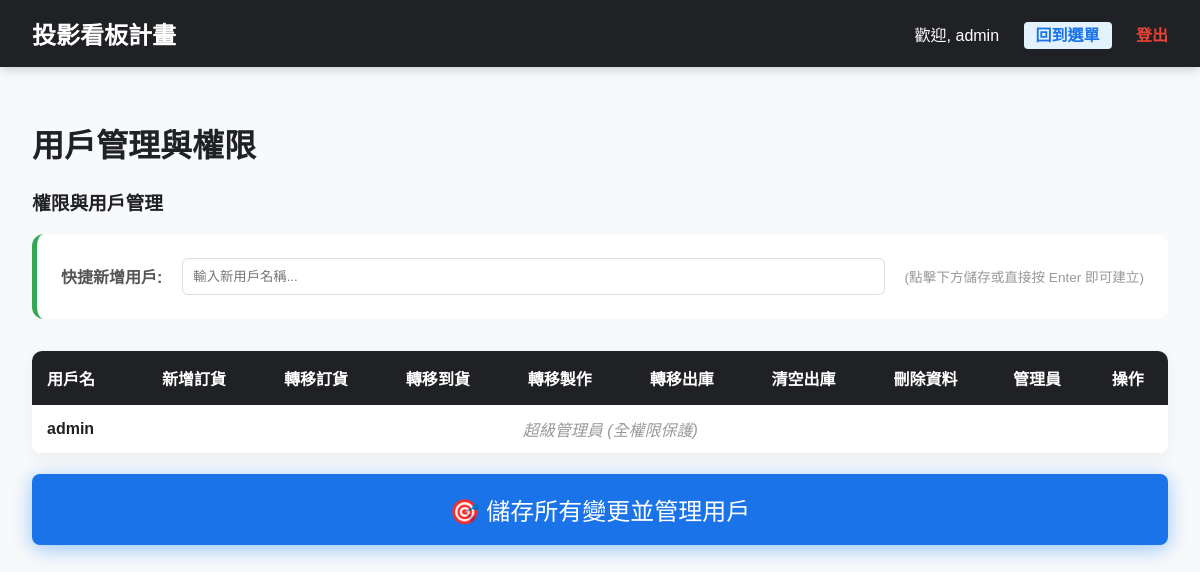
Page /users (signed in) on the earlier database version.
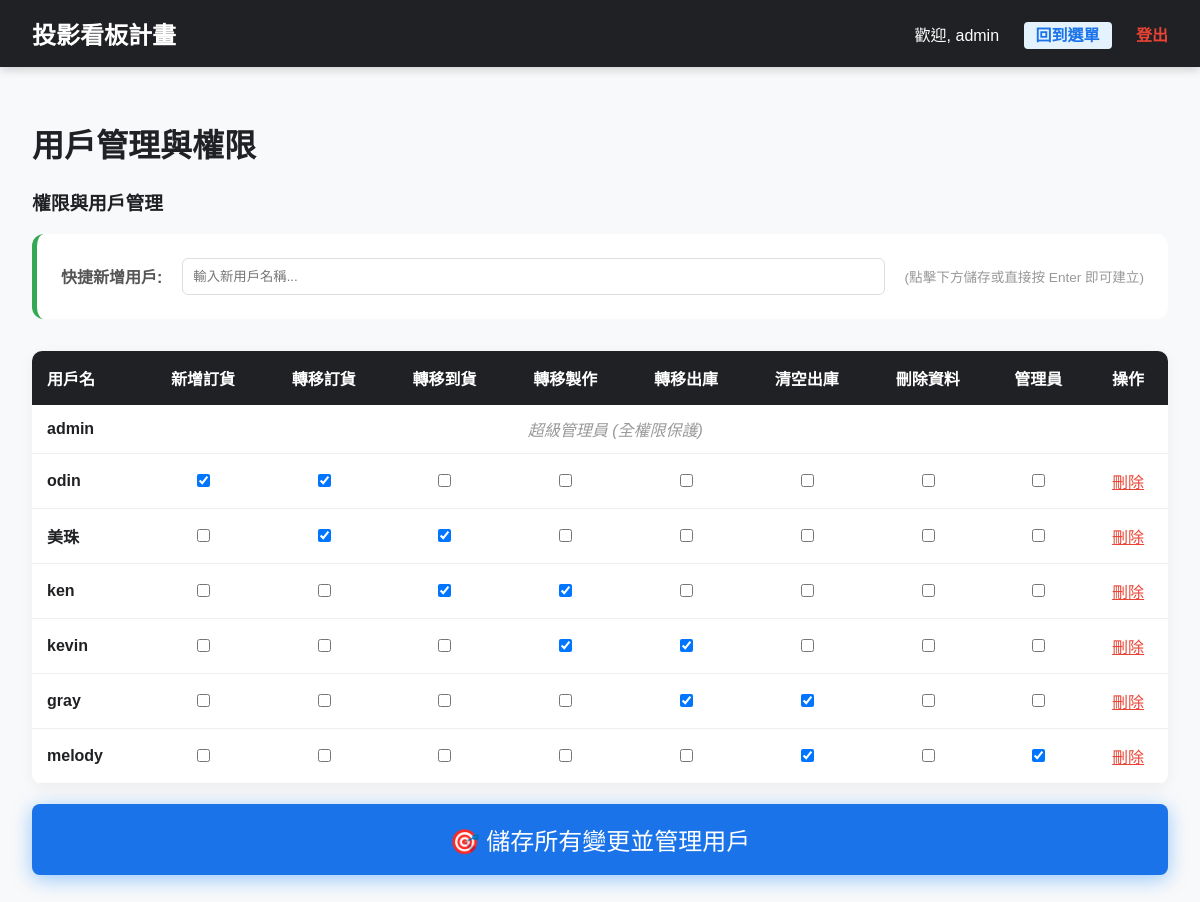
Same page on the later database version.
### models.py (models this page shows)
class User(db.Model):
    id = db.Column(db.Integer, primary_key=True)
    username = db.Column(db.String(50), unique=True, nullable=False)
    password_hash = db.Column(db.String(128), nullable=False)
    is_admin = db.Column(db.Boolean, default=False)
    permissions = db.relationship('Permission', backref='user', uselist=False, cascade="all, delete-orphan")

class Permission(db.Model):
    id = db.Column(db.Integer, primary_key=True)
    user_id = db.Column(db.Integer, db.ForeignKey('user.id'), nullable=False)
    can_add_order = db.Column(db.Boolean, default=False)        # 新增訂貨 (保留為獨立權限)
    stage_perms = db.Column(db.JSON, default={})
    can_clear_delivery = db.Column(db.Boolean, default=False)      # 清除最後一階段 (保留為獨立權限)
    can_delete = db.Column(db.Boolean, default=False)              # 刪除資料權限

### main.py (the view)
@app.route('/users')
def users_page():
    if not session.get('is_admin'):
        return "權限不足", 403
    users = User.query.all()
    return render_template('users.html', users=users)

### main.py (called while the page is built, shortened)
def get_config(key, default=None):
    config = SystemConfig.query.filter_by(key=key).first()
    return config.value if config else default

def get_inf_config(section, key, default=None):
    inf_path = os.path.join(os.path.dirname(__file__), 'config.inf')
    if not os.path.exists(inf_path):
        return default

def get_workflow_stages():
    stages_str = get_inf_config('Workflow', 'stages', 'ORDER:訂貨,ARRIVAL:到貨,PRODUCTION:製作,DELIVERY:出庫')
    stages = []
    for item in stages_str.split(','):
        if ':' in item:
            key, name = item.strip().split(':')
            stages.append({'key': key.strip(), 'name': name.strip()})
    return stages

@app.context_processor
def inject_config():
    return {
        'site_title': get_config('site_title', '中國到貨看板系統'),
        'workflow_stages': get_workflow_stages()
    }

### templates/users.html (shortened to what this page needs)
{% extends "layout.html" %}
{% block content %}
<h1>用戶管理與權限</h1>
<h3>權限與用戶管理</h3>
<form action="/users/update_permissions" method="post">
    <div style="background: white; padding: 1.5rem; border-radius: 12px; margin-bottom: 2rem; border-left: 5px solid var(--success); display: flex; align-items: center; gap: 20px;">
        <span style="font-weight: bold; color: #555;">快捷新增用戶:</span>
        <input type="text" name="new_username" placeholder="輸入新用戶名稱..." style="flex: 1; padding: 10px; border: 1px solid #ddd; border-radius: 6px;">
        <span style="font-size: 0.85rem; color: #999;">(點擊下方儲存或直接按 Enter 即可建立)</span>
    </div>
    <table style="width: 100%; border-collapse: collapse; background: white; border-radius: 10px; overflow: hidden; box-shadow: 0 4px 15px rgba(0,0,0,0.05);">
        <thead>
            <tr style="background: #202124; color: white;">
                <th style="padding: 15px; text-align: left;">用戶名</th>
                <th style="padding: 15px;">新增訂貨</th>
                {% for stage in workflow_stages %}
                <th style="padding: 15px;">轉移{{ stage.name }}</th>
                {% endfor %}
                <th style="padding: 15px;">清空出庫</th>
                <th style="padding: 15px;">刪除資料</th>
                <th style="padding: 15px;">管理員</th>
                <th style="padding: 15px;">操作</th>
            </tr>
        </thead>
        <tbody>
            {% for u in users %}
            {% if u.username != 'administrator' %}
            <tr style="border-bottom: 1px solid #eee; text-align: center;">
                <td style="padding: 15px; text-align: left; font-weight: bold;">{{ u.username }}</td>
                {% if u.username != 'admin' and u.username != 'administrator' %}
                    {% set p = u.permissions %}
                    <td style="padding: 15px;"><input type="checkbox" name="can_add_{{ u.id }}" {% if p.can_add_order %}checked{% endif %}></td>
                    {% for stage in workflow_stages %}
                    <td style="padding: 15px;">
                        <input type="checkbox" name="can_{{ stage.key }}_{{ u.id }}" {% if p.stage_perms and p.stage_perms.get(stage.key) %}checked{% endif %}>
                    </td>
                    {% endfor %}
                    <td style="padding: 15px;"><input type="checkbox" name="can_clear_{{ u.id }}" {% if p.can_clear_delivery %}checked{% endif %}></td>
                    <td style="padding: 15px;"><input type="checkbox" name="can_delete_{{ u.id }}" {% if p.can_delete %}checked{% endif %}></td>
                    <td style="padding: 15px;"><input type="checkbox" name="is_admin_{{ u.id }}" {% if u.is_admin %}checked{% endif %}></td>
                    <td style="padding: 15px;">
                        <button type="submit" formaction="/users/delete/{{ u.id }}" onclick="return confirm('確定要永久刪除用戶 {{ u.username }} 嗎？');" style="background: none; border: none; color: var(--danger); cursor: pointer; text-decoration: underline; padding: 0; font-size: 1rem;">刪除</button>
                    </td>
                {% else %}
                    <td colspan="{{ 4 + workflow_stages|length }}" style="color: #999; font-style: italic;">超級管理員 (全權限保護)</td>
                {% endif %}
            </tr>
            {% endif %}
            {% endfor %}
        </tbody>
    </table>
    <div style="position: sticky; bottom: 20px; z-index: 100;">
        <button type="submit" style="background: var(--primary); color: white; border: none; padding: 18px; margin-top: 20px; font-size: 1.5rem; width: 100%; border-radius: 8px; cursor: pointer; box-shadow: 0 4px 20px rgba(0,123,255,0.4); transition: transform 0.2s;">
            🎯 儲存所有變更並管理用戶
        </button>
    </div>
</form>
{% endblock %}

### templates/layout.html (shortened to what this page needs)
<!DOCTYPE html>
<html lang="zh-Hant">
<head>
</head>
<body>
    <div class="nav-header">
        <div style="font-size: 1.5rem; font-weight: bold;">投影看板計畫</div>
        <div class="nav-links">
            <span>歡迎, {{ session.username }}</span>
            {% if request.endpoint not in ['admin_home', 'index'] %}
            <a href="/admin_home" style="background: #e3f2fd; color: #1a73e8; padding: 5px 12px; border-radius: 4px;">回到選單</a>
            {% endif %}
            <a href="/logout" style="color: var(--danger);">登出</a>
        </div>
    </div>
    <div class="container">
        {% block content %}{% endblock %}
    </div>
</body>
</html>

### templates/layout.html (style rules this page uses)
:root { --primary: #1a73e8; --success: #34a853; --warning: #fbbc05; --danger: #ea4335; --info: #4285f4; --dark: #202124; --light: #f8f9fa; }
body { font-family: 'Microsoft JhengHei', sans-serif; margin: 0; background: var(--light); color: var(--dark); }
.nav-header { background: var(--dark); color: white; padding: 1rem 2rem; display: flex; justify-content: space-between; align-items: center; box-shadow: 0 2px 10px rgba(0,0,0,0.2); }
.nav-links a { color: #ccc; text-decoration: none; margin-left: 20px; font-weight: bold; }
.container { padding: 2rem; max-width: 1200px; margin: 0 auto; }

Differences in the rows shown:
added User: username "odin", id "☑", id "☑"
added User: username "美珠", id "☑" "☑"
added User: username "ken", id "☑" "☑"
added User: username "kevin", id "☑" "☑"
added User: username "gray", id "☑", id "☑"
added User: username "melody", id "☑", is_admin "☑"
